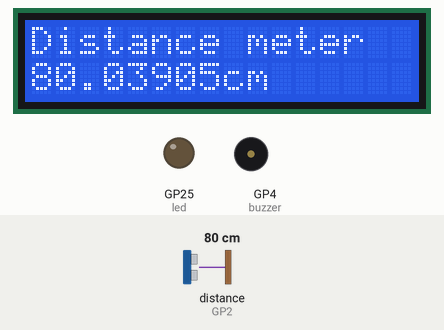
Simulated run of this program. Board: Raspberry Pi Pico running MicroPython. On the bench: 16×2 character LCD, output pins drawn as LEDs (lit = HIGH), buzzer (waves = sounding, pin HIGH). Dashed ring = blinking. The test bench sets the inputs (shaded band); at power-on: distance to the obstacle (sensor on GP2) 80 cm. The echo pulse lasts 58.3 µs per cm; library files of the repository ran but are not shown: lcd_api.py, pico_i2c_lcd.py; pins used as bus, display or sensor lines are not drawn; what the program prints to the serial console is not drawn.

Above: at 3.2 s.
3.3 s: distance to the obstacle (sensor on GP2) set to 2 cm
At 4.9 s:
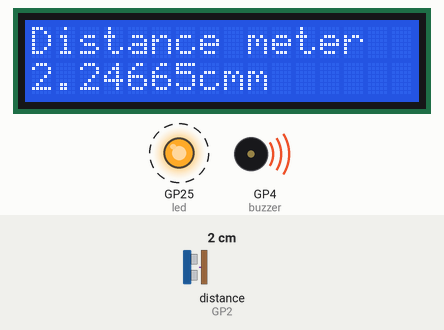
7.4 s: distance to the obstacle (sensor on GP2) set to 4 cm
At 9.1 s:
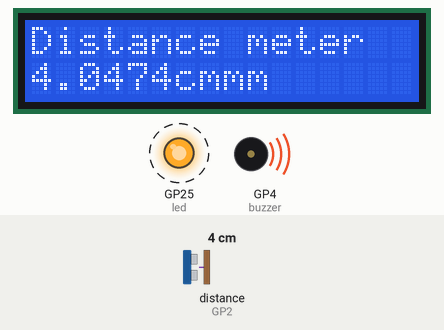
11.5 s: distance to the obstacle (sensor on GP2) set to 18 cm
At 13.2 s:
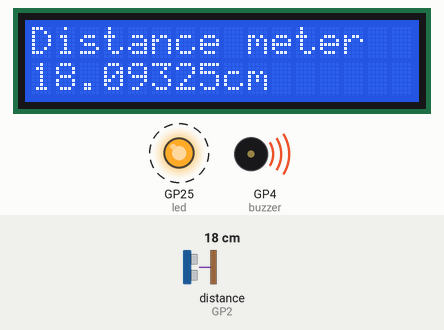
15.6 s: distance to the obstacle (sensor on GP2) set to 9 cm
At 17.0 s:
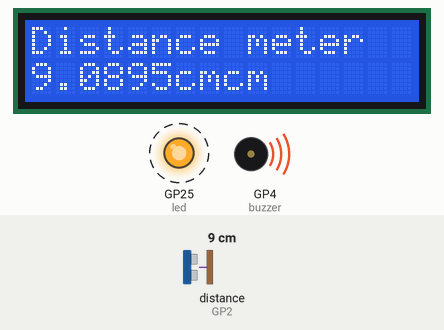
Timing chart, 0 to 20.7 s (numbered marks = the images above; inputs shaded):
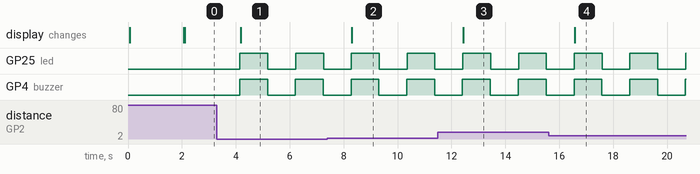

The program:

Modified_code_HCSR04_with_LED_and_Buzzer.py
```python
#reuired to install the following libraries-
#1-lcd_api.py and
#2-pico_i2c_lcd.py

from machine import I2C,Pin
from lcd_api import LcdApi
from pico_i2c_lcd import I2cLcd
import utime
import time
buzzer=Pin(4,Pin.OUT)
led=Pin(25,Pin.OUT)
trigger =Pin(3,Pin.OUT)
echo =Pin(2,Pin.IN)
i2c=I2C(0,sda=Pin(0),scl=Pin(1),freq=400000)
lcd=I2cLcd(i2c,0x27,2,16)
lcd.move_to(0,0)
lcd.putstr("Anokh Automation")
lcd.move_to(0,1)
lcd.putstr("Please Subscribe")
time.sleep(2)
lcd.clear()

while True:
    trigger.value(0)
    utime.sleep_us(2)
    trigger.value(1)
    utime.sleep_us(5)
    trigger.value(0)

    while echo.value() == 0:
        signaloff = utime.ticks_us()
    while echo.value() == 1:
        signalon=utime.ticks_us()
    timepassed=signalon-signaloff
    distance = (timepassed *0.0343)/2
    if distance <30:
        buzzer.toggle()
        utime.sleep_ms(10)
        led.toggle()
    else:
        led.value(0)
        buzzer.off()
    print("The distance",distance,"cm")
    lcd.move_to(0,0)
    lcd.putstr("Distance meter")
    lcd.move_to(0,1)
    lcd.putstr(str(distance)+"cm")
    #lcd.backlight_off()
    utime.sleep(1)
```

Measured:
- after the input at 3.3 s, GP25 (led): alternates HIGH for 1.0 s and LOW for 1.0 s, starting after 0.85 s; GP4 (buzzer): alternates HIGH for 1.0 s and LOW for 1.0 s, starting after 0.84 s; the display: changes after 0.88 s (image 1)
- after the input at 7.4 s, the display: changes after 0.91 s (image 2)
- after the input at 11.5 s, the display: changes after 0.94 s (image 3)
- after the input at 15.6 s, the display: changes after 0.98 s (image 4)
